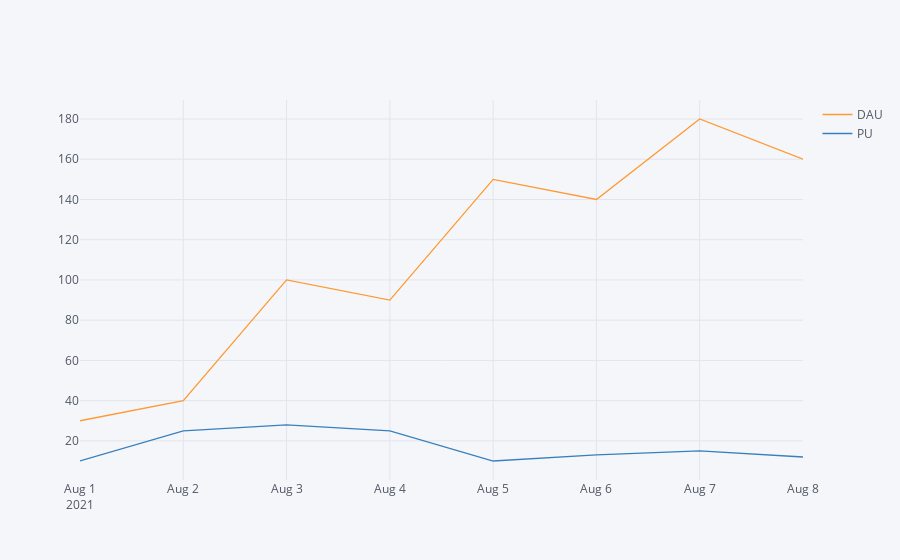
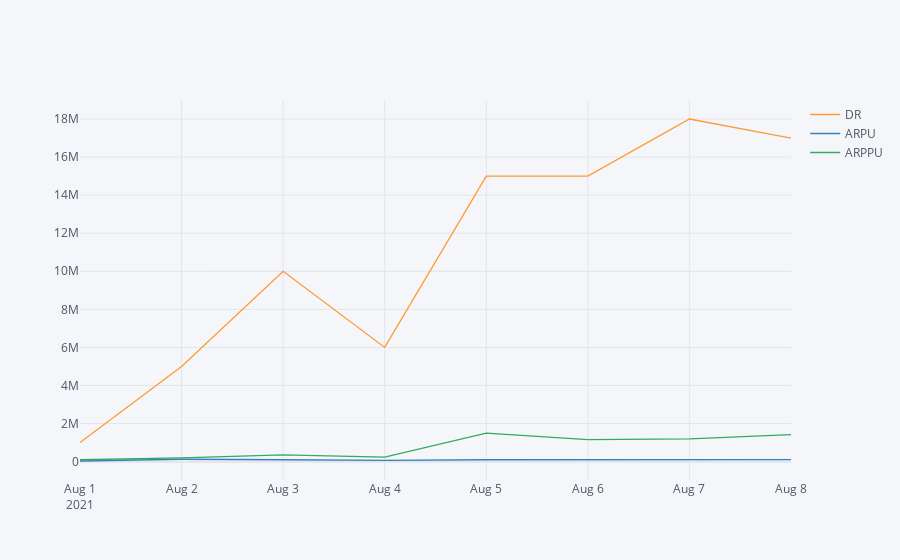

Notebook code for these charts, in order:
### Markdown cell above
### 3-1. 일자별 접속 및 매출 추세

> 일자별 지표는 레이턴시가 보장되는 관계형 데이터베이스 혹은 NoSQL 에 저장되어 있다고 가정하고, 해당 데이터를 JDBC를 통해 가져온 다음 아래와 같은 리포트를 생성할 수 있습니다.

### Code cell
import chart_studio.plotly as py
import cufflinks as cf
cf.go_offline(connected=True)

raw = (
    spark.createDataFrame(
        [
            ("2021-08-01", 30, 10, 1000000)
            , ("2021-08-02", 40, 25, 5000000)
            , ("2021-08-03", 100, 28, 10000000)
            , ("2021-08-04", 90, 25, 6000000)
            , ("2021-08-05", 150, 10, 15000000)
            , ("2021-08-06", 140, 13, 15000000)
            , ("2021-08-07", 180, 15, 18000000)
            , ("2021-08-08", 160, 12, 17000000)
        ], ["DT", "DAU", "PU", "DR"]
    )
)

data = raw.withColumn("ARPU", expr("round(DR / DAU)")).withColumn("ARPPU", expr("round(DR / PU)"))

# DAU, PU - 접속
users = data.withColumn("datetime", to_date(col('DT'), 'yyyy-MM-dd')).drop("DT", "DR", "ARPU", "ARPPU")
pdUsers = users.toPandas().set_index('datetime')
pdUsers.iplot(kind='line')

# DR, ARPU, ARPPU - 매출
purchase = data.withColumn("datetime", to_date(col('DT'), 'yyyy-MM-dd')).drop("DT", "DAU", "PU")
pdPurchase = purchase.toPandas().set_index('datetime')
pdPurchase.iplot(kind='line')

### Figure 1 — Plotly figure (JSON) as saved in the notebook; plotly's stock layout.template omitted (floating-point values rounded to 4 significant figures)
{"data": [{"line": {"color": "rgba(255, 153, 51, 1.0)", "dash": "solid", "shape": "linear", "width": 1.3}, "mode": "lines", "name": "DAU", "text": "", "type": "scatter", "x": ["2021-08-01", "2021-08-02", "2021-08-03", "2021-08-04", "2021-08-05", "2021-08-06", "2021-08-07", "2021-08-08"], "y": [30, 40, 100, 90, 150, 140, 180, 160]}, {"line": {"color": "rgba(55, 128, 191, 1.0)", "dash": "solid", "shape": "linear", "width": 1.3}, "mode": "lines", "name": "PU", "text": "", "type": "scatter", "x": ["2021-08-01", "2021-08-02", "2021-08-03", "2021-08-04", "2021-08-05", "2021-08-06", "2021-08-07", "2021-08-08"], "y": [10, 25, 28, 25, 10, 13, 15, 12]}], "layout": {"autosize": true, "legend": {"bgcolor": "#F5F6F9", "font": {"color": "#4D5663"}}, "paper_bgcolor": "#F5F6F9", "plot_bgcolor": "#F5F6F9", "title": {"font": {"color": "#4D5663"}}, "xaxis": {"autorange": true, "gridcolor": "#E1E5ED", "range": ["2021-08-01", "2021-08-08"], "showgrid": true, "tickfont": {"color": "#4D5663"}, "title": {"font": {"color": "#4D5663"}, "text": ""}, "type": "date", "zerolinecolor": "#E1E5ED"}, "yaxis": {"autorange": true, "gridcolor": "#E1E5ED", "range": [0.5556, 189.4], "showgrid": true, "tickfont": {"color": "#4D5663"}, "title": {"font": {"color": "#4D5663"}, "text": ""}, "type": "linear", "zerolinecolor": "#E1E5ED"}}}

### Figure 2 — Plotly figure (JSON) as saved in the notebook; plotly's stock layout.template omitted (floating-point values rounded to 4 significant figures)
{"data": [{"line": {"color": "rgba(255, 153, 51, 1.0)", "dash": "solid", "shape": "linear", "width": 1.3}, "mode": "lines", "name": "DR", "text": "", "type": "scatter", "x": ["2021-08-01", "2021-08-02", "2021-08-03", "2021-08-04", "2021-08-05", "2021-08-06", "2021-08-07", "2021-08-08"], "y": [1000000, 5000000, 10000000, 6000000, 15000000, 15000000, 18000000, 17000000]}, {"line": {"color": "rgba(55, 128, 191, 1.0)", "dash": "solid", "shape": "linear", "width": 1.3}, "mode": "lines", "name": "ARPU", "text": "", "type": "scatter", "x": ["2021-08-01", "2021-08-02", "2021-08-03", "2021-08-04", "2021-08-05", "2021-08-06", "2021-08-07", "2021-08-08"], "y": [33333, 125000, 100000, 66667, 100000, 107143, 100000, 106250]}, {"line": {"color": "rgba(50, 171, 96, 1.0)", "dash": "solid", "shape": "linear", "width": 1.3}, "mode": "lines", "name": "ARPPU", "text": "", "type": "scatter", "x": ["2021-08-01", "2021-08-02", "2021-08-03", "2021-08-04", "2021-08-05", "2021-08-06", "2021-08-07", "2021-08-08"], "y": [100000, 200000, 357143, 240000, 1500000, 1153846, 1200000, 1416667]}], "layout": {"autosize": true, "legend": {"bgcolor": "#F5F6F9", "font": {"color": "#4D5663"}}, "paper_bgcolor": "#F5F6F9", "plot_bgcolor": "#F5F6F9", "title": {"font": {"color": "#4D5663"}}, "xaxis": {"autorange": true, "gridcolor": "#E1E5ED", "range": ["2021-08-01", "2021-08-08"], "showgrid": true, "tickfont": {"color": "#4D5663"}, "title": {"font": {"color": "#4D5663"}, "text": ""}, "type": "date", "zerolinecolor": "#E1E5ED"}, "yaxis": {"autorange": true, "gridcolor": "#E1E5ED", "range": [-964800.0, 19000000.0], "showgrid": true, "tickfont": {"color": "#4D5663"}, "title": {"font": {"color": "#4D5663"}, "text": ""}, "type": "linear", "zerolinecolor": "#E1E5ED"}}}
